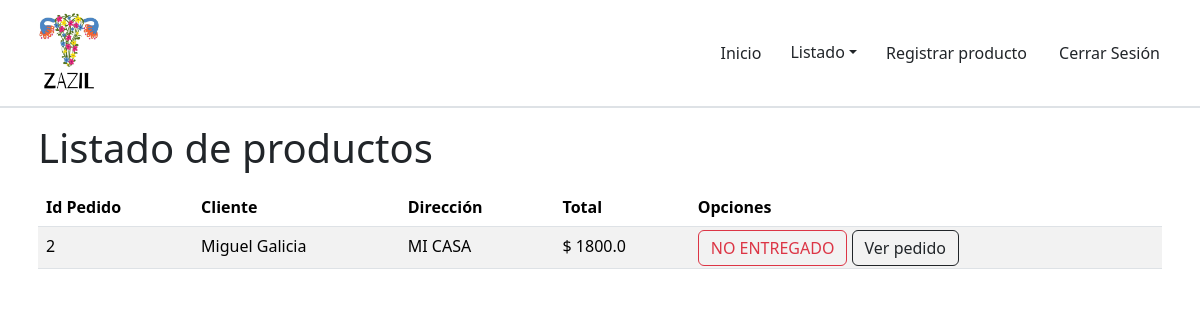
Screenshot of /pedidos/ (signed in) with the database file from the repository.
### base/models.py (models this page shows, shortened)
class Pedido(models.Model):
    entregado = models.BooleanField(default=False)
    cliente = models.ForeignKey('Usuario', on_delete=models.SET_NULL, null=True)
    total = models.FloatField(null=True, blank=True)
    items = models.ManyToManyField(Item, through='Pedido_Items')

class Usuario(AbstractBaseUser, PermissionsMixin):
    is_active = models.BooleanField(default=True)
    is_staff = models.BooleanField(default=False)
    phone_regex = RegexValidator(regex=r'^\+?1?\d{9,15}$', message="El número de teléfono debe cumplir con el formato: '+999999999'. Solo se permiten números con 15 digitos.")
    email = models.EmailField(null=True, blank=True,unique=True)
    nombre = models.CharField(null=True,blank=True,max_length=550)
    es_admin = models.BooleanField(default=False)
    direccion = models.TextField(null=True,blank=True)
    phone_number = models.CharField(validators=[phone_regex], max_length=17, blank=True)
    edad = models.IntegerField(null=True,blank=True,validators=[MinValueValidator(0)])
    genero = models.CharField(null=True,blank=True,max_length=15)
    objects = CustomUserManager()
    USERNAME_FIELD = 'email'
    REQUIRED_FIELDS = []

### base/views.py (the view)
# urls.py: path('pedidos/',views.pedidosView, name='pedidos'),
@login_required
def pedidosView(request):
    context = {
        'pedidos':Pedido.objects.all()
    }
    return render(request, 'pedidos.html', context)

### base/templates/pedidos.html (shortened to what this page needs)
{% extends 'base.html' %}
{% block content %}
<div class="container p-2 my-2">
    <p class="display-6">Listado de productos</p>
    <table class="table table-hover table-striped ">
        <thead>
            <tr>
                <th>Id Pedido</th>
                <th>Cliente</th>
                <th>Dirección</th>
                <th>Total</th>
                <th>Opciones</th>
            </tr>
        </thead>
        <tbody>
            {% for pedido in pedidos %}
            <tr>
                <td>{{pedido.id}}</td>
                <td>{{pedido.cliente.nombre}}</td>
                <td>{{pedido.cliente.direccion}}</td>
                <td>$ {{pedido.total}}</td>
                <td>
                    {% if pedido.entregado %}
                    <a data-bs-toggle="tooltip" title="Cambiar Estado" href="{% url 'editarPedido' pedido.id %}"
                        style="display: inline;" class="btn btn-outline-success">ENTREGADO</a>
                    {% else %}
                    <a data-bs-toggle="tooltip" title="Cambiar Estado" href="{% url 'editarPedido' pedido.id %}"
                        style="display: inline;" class="btn btn-outline-danger">NO ENTREGADO</a>
                    {% endif %}
                    <a href="{% url 'pedidosExtend' pedido.id %}"
                        style="display: inline;" class="btn btn-outline-dark">Ver pedido</a>
                </td>
            </tr>
            {% endfor %}
        </tbody>
    </table>
</div>
{% endblock %}

### rows the page displays
Pedido: id "2", cliente.nombre "Miguel Galicia", cliente.direccion "MI CASA", total "1800.0", entregado "NO ENTREGADO"
